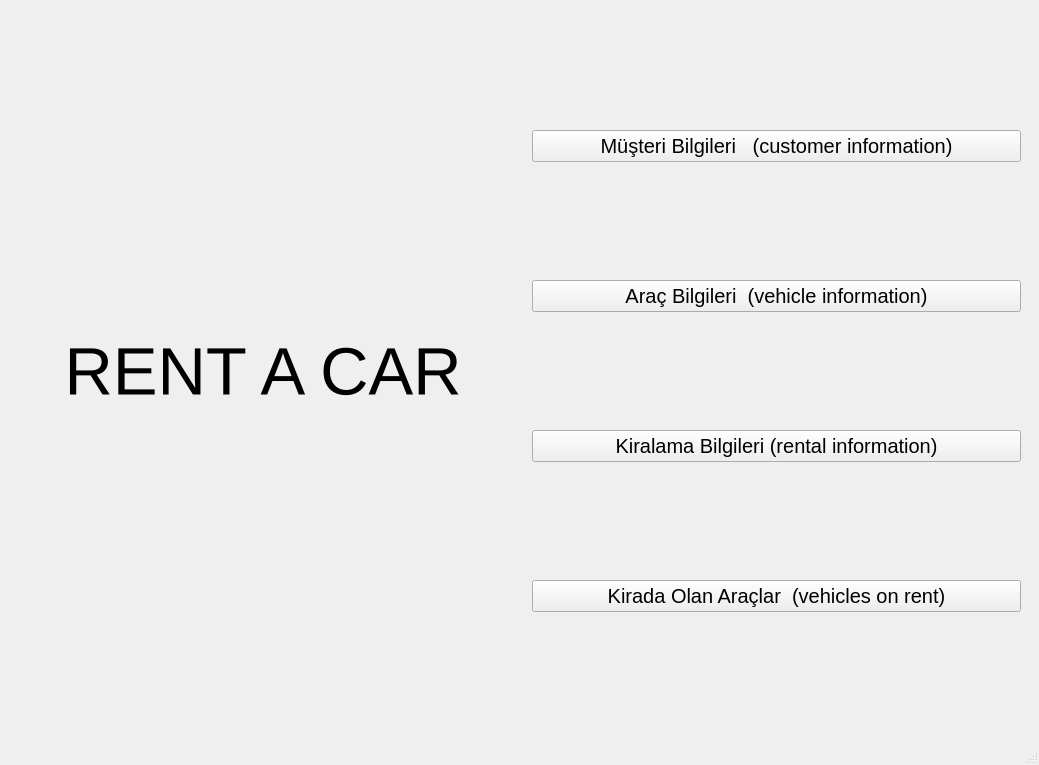
<?xml version="1.0" encoding="UTF-8"?>
<ui version="4.0">
 <class>MainWindow</class>
 <widget class="QMainWindow" name="MainWindow">
  <property name="geometry">
   <rect>
    <x>0</x>
    <y>0</y>
    <width>1039</width>
    <height>765</height>
   </rect>
  </property>
  <property name="windowTitle">
   <string>Araç Kiralama Sistemi - Ana Menü</string>
  </property>
  <widget class="QWidget" name="centralwidget">
   <layout class="QHBoxLayout" name="horizontalLayout">
    <item>
     <widget class="QLabel" name="label">
      <property name="font">
       <font>
        <pointsize>50</pointsize>
       </font>
      </property>
      <property name="text">
       <string>RENT A CAR</string>
      </property>
      <property name="alignment">
       <set>Qt::AlignmentFlag::AlignCenter</set>
      </property>
     </widget>
    </item>
    <item>
     <widget class="QWidget" name="widget" native="true">
      <layout class="QVBoxLayout" name="verticalLayout">
       <item>
        <widget class="QPushButton" name="btn_musteri">
         <property name="font">
          <font>
           <pointsize>15</pointsize>
          </font>
         </property>
         <property name="styleSheet">
          <string notr="true"/>
         </property>
         <property name="text">
          <string>Müşteri Bilgileri   (customer information)</string>
         </property>
        </widget>
       </item>
       <item>
        <widget class="QPushButton" name="btn_arac">
         <property name="font">
          <font>
           <pointsize>15</pointsize>
          </font>
         </property>
         <property name="text">
          <string>Araç Bilgileri  (vehicle information)</string>
         </property>
        </widget>
       </item>
       <item>
        <widget class="QPushButton" name="btn_kiralama">
         <property name="font">
          <font>
           <pointsize>15</pointsize>
          </font>
         </property>
         <property name="text">
          <string>Kiralama Bilgileri (rental information)</string>
         </property>
        </widget>
       </item>
       <item>
        <widget class="QPushButton" name="btn_listele">
         <property name="font">
          <font>
           <pointsize>15</pointsize>
          </font>
         </property>
         <property name="text">
          <string>Kirada Olan Araçlar  (vehicles on rent)</string>
         </property>
        </widget>
       </item>
      </layout>
     </widget>
    </item>
   </layout>
  </widget>
  <widget class="QMenuBar" name="menubar">
   <property name="geometry">
    <rect>
     <x>0</x>
     <y>0</y>
     <width>1039</width>
     <height>25</height>
    </rect>
   </property>
  </widget>
  <widget class="QStatusBar" name="statusbar"/>
 </widget>
 <resources/>
 <connections/>
</ui>
